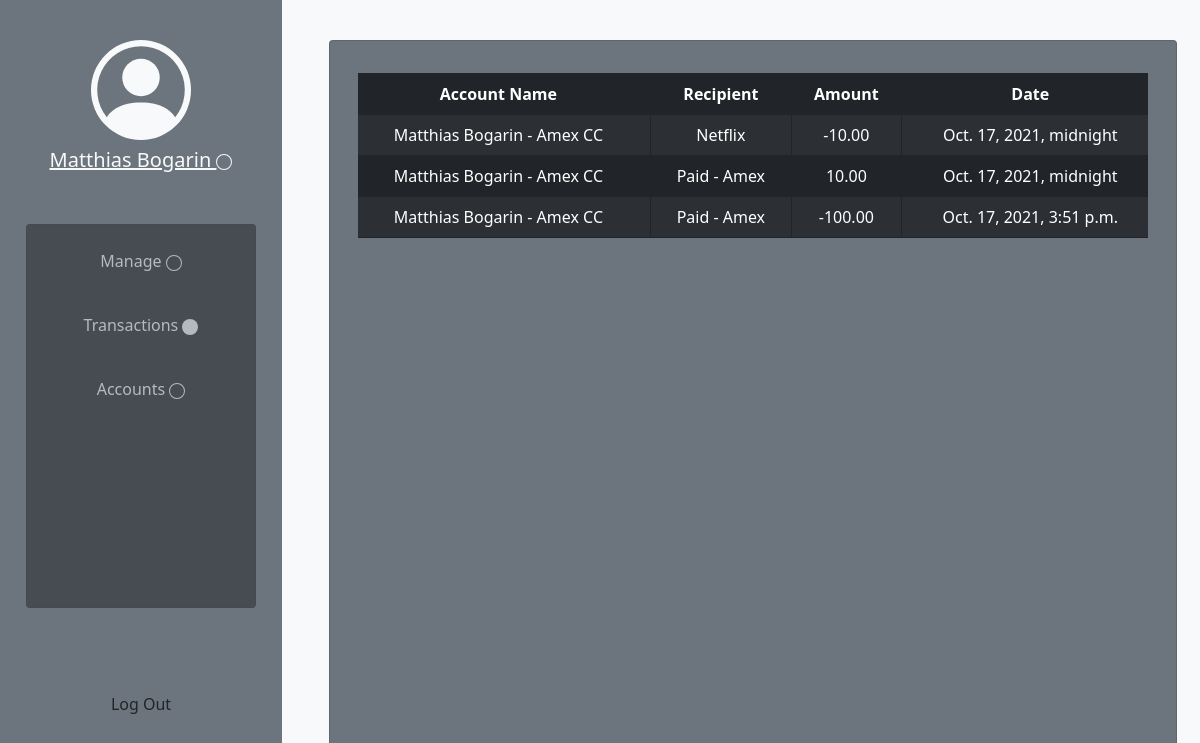
The page /transactions/ (signed in) on the database as committed earlier.
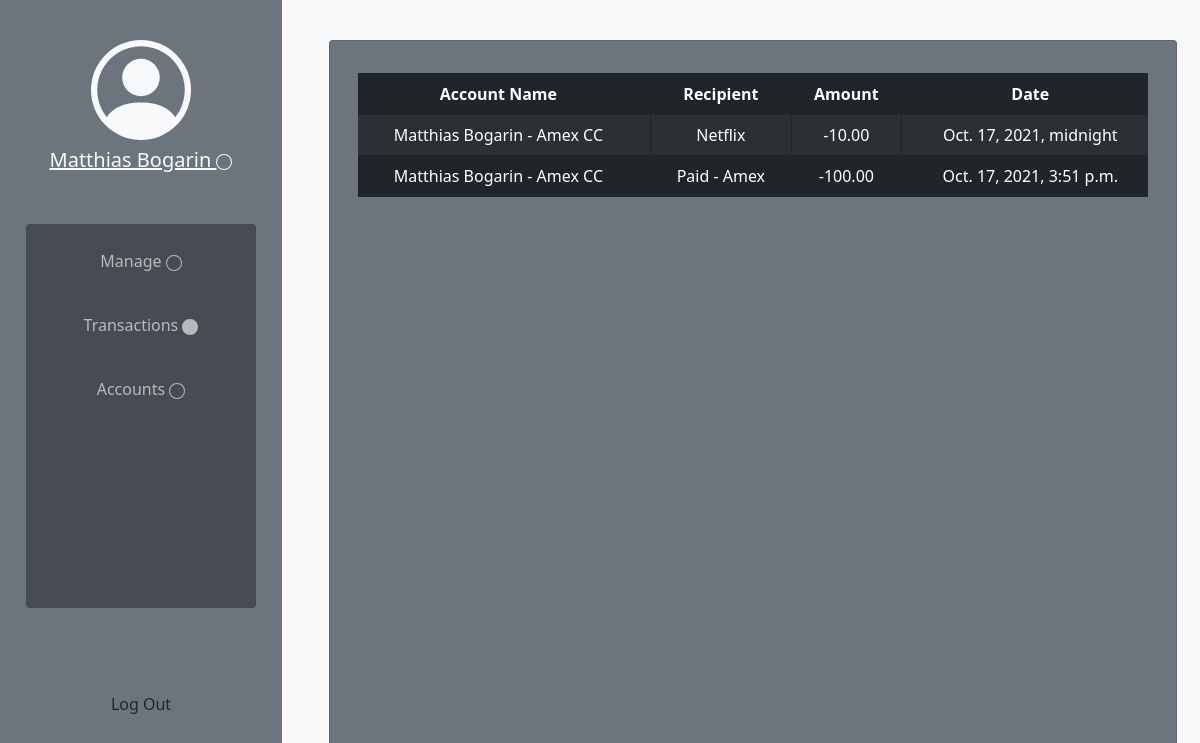
The same page on the database as committed later.
### finfreedom_frontend/models.py (models this page shows)
class Accounts(models.Model):
    account_id = models.AutoField(primary_key=True)
    type_of_account = models.CharField(max_length=20)
    card_number = models.CharField(max_length=20, null=True,blank=True)
    expiration_date = models.DateField(null=True, blank=True)
    security_code = models.IntegerField(null=True, blank=True)
    name_on_card = models.CharField(max_length=50)
    company_name = models.CharField(max_length=100, null=True,blank=True)
    amount_on_card = models.DecimalField(max_digits=100, decimal_places=2,null=True)
    credit_on_card = models.PositiveIntegerField(null=True, blank=True)
    payment_date = models.CharField(max_length=100, null=True, blank=True)
    account_name = models.CharField(max_length=100, null=True)

class Transactions(models.Model):
    transaction_id = models.AutoField(primary_key=True)
    account_id = models.ForeignKey(Accounts, on_delete=CASCADE)
    amount = models.DecimalField(max_digits=100, decimal_places=2,null=True)
    date_occured = models.DateTimeField()
    name_of_recipient = models.CharField(max_length=100)

### finfreedom_frontend/views.py (the view)
# urls.py: path('transactions/', views.transactions.as_view(), name='transactions'),
class transactions(TemplateView):
    template_name = 'pages/transactions.html'
    def get(self, request):
        print("reaced the transactions function")
        currentMonth = datetime.now().month
        currentYear = datetime.now().year
        profile_object = Profiles.objects.filter(profile_id = request.session['profile_id']).values('profile_id', 'first_name', 'last_name')[0]
        headers = {'headers':['Account Name', 'Recipient', 'Amount', "Date"]}
        rows = []
        accounts_from_profile = ProfileAccountMapping.objects.all()
        print(accounts_from_profile)
        data = []
        if len(accounts_from_profile) > 0:
            for acct in accounts_from_profile:
                print(acct.profile_id.profile_id)
                if acct.profile_id.profile_id == profile_object['profile_id']:
                    data.append(acct.account_id.account_id)
        print(data)
        transactions_obj_list = Transactions.objects.filter(account_id__account_id__in=data).values()
        print("transactions: ", transactions_obj_list)
        account_obj_list = Accounts.objects.filter(account_id__in=data).values()
        if len(transactions_obj_list) > 0:
            for d in transactions_obj_list:
                print(d)
                print(d['account_id_id'])
                account_obj = Accounts.objects.filter(account_id=d['account_id_id'])[0]
                print(account_obj)
                data = {
                    'transaction_id': d['transaction_id'],
                    'account_name': account_obj.account_name,
                    'recipient': d['name_of_recipient'],
                    'amount': d['amount'],
                    'date_occured': d['date_occured'],
                }
                rows.append(data)
        context = {
            "headers": headers['headers'],
            "rows": rows,
            "page": "Transaction",
            'profile_name': profile_object['first_name'] + " " + profile_object['last_name'] ,
            'profile_id' : profile_object['profile_id']
        }
        print(context)
        return render(request,self.template_name, context)

### templates/pages/transactions.html
{% extends 'sidebar.html' %}
{% load static %}
{% block page_elements %}
<div class="row bg-light text-center" style="height: 100%; display: flex; justify-content: center; align-items: center;">
    <div class="card bg-secondary" style="width: 90%; height: 90%;">
        <div class="card-body">
            {% include 'tables/transactions_table.html' %}
        </div>
    </div>
</div>
{% endblock %}

### templates/sidebar.html (shortened to what this page needs)
{% extends 'wrapper.html' %}
{% load static %}
{% block content %}
            <div class="row" style="height: 100%">
                <div class="col-3 rounded bg-secondary text-light" style="height: 100%; margin:0; padding: 0; display: flex; flex-direction: column; justify-content: start">
                    <div class="row w-100 h-25 text-center mt-3" style="margin: 0; display: flex; flex-direction: column; justify-content: center; align-items: center;">
                        <div class="col-6 w-100 h-75">
                            <a href="/profile" class="text-light">
                                <div class="row mb-2">
                                </div>
                                <div class="row" style="display: flex;">
                                    <div class="col-12">
                                        <h5 id="profile_name">
                                            {% if profile_name %} {{profile_name}} {% endif %}
                                            <svg xmlns="http://www.w3.org/2000/svg" width="16" height="16" fill="currentColor" id="profile_inactive"  class="bi bi-circle" viewBox="0 0 16 16">
                                                <path d="M8 15A7 7 0 1 1 8 1a7 7 0 0 1 0 14zm0 1A8 8 0 1 0 8 0a8 8 0 0 0 0 16z"/>
                                            </svg>
                                        </h5>
                                    </div>
                                </div>
                            </a>
                        </div>
                    </div>
                    <div class="row w-100 h-50 mt-3" style="margin: 0; display: flex; flex-direction: row; justify-content: center;">
                        <div class="card w-75 h-100 bg-dark opacity-50">
                            <div class="card-body text-center rounded">
                                <ul class="nav nav-pills nav-fill" style="display: flex; flex-direction: column; justify-content: space-around;">
                                    <li class="nav-item mb-4">
                                        <a class="nav-link text-white" href="/manage">
                                            Manage
                                            <svg xmlns="http://www.w3.org/2000/svg" width="16" height="16" fill="currentColor" id="manage_inactive"  class="bi bi-circle" viewBox="0 0 16 16">
                                                <path d="M8 15A7 7 0 1 1 8 1a7 7 0 0 1 0 14zm0 1A8 8 0 1 0 8 0a8 8 0 0 0 0 16z"/>
                                            </svg>
                                        </a>
                                    </li>
                                    <li class="nav-item mb-4">
                                        <a class="nav-link text-white" href="/transactions">
                                            Transactions
                                            <svg xmlns="http://www.w3.org/2000/svg" width="16" height="16" fill="currentColor"  id="transaction_active" class="bi bi-circle-fill" viewBox="0 0 16 16">
                                                <circle cx="8" cy="8" r="8"/>
                                            </svg>
                                        </a>
                                    </li>
                                    <li class="nav-item mb-4">
                                        <a class="nav-link text-white" href="/accounts">
                                            Accounts
                                            <svg xmlns="http://www.w3.org/2000/svg" width="16" height="16" fill="currentColor" id="account_inactive"  class="bi bi-circle" viewBox="0 0 16 16">
                                                <path d="M8 15A7 7 0 1 1 8 1a7 7 0 0 1 0 14zm0 1A8 8 0 1 0 8 0a8 8 0 0 0 0 16z"/>
                                            </svg>
                                        </a>
                                    </li>
                                </ul>
                            </div>
                        </div>
                    </div>
                    <div class="row w-100 h-25 text-center" style="margin: 0; display: flex; flex-direction: column; justify-content: center;">
                        <a class="nav-link text-dark" href="/logout">Log Out</a>
                    </div>
                </div>
                <div class="col-9" style = "height: 100%; margin: 0; padding: 0;">
                    {% block page_elements %}
                    {% endblock %}
                </div>
            </div>
{% endblock %}

### templates/wrapper.html (shortened to what this page needs)
<!DOCTYPE html>
{% load static %}
<html lang="en">
    <head>
        <link href="https://cdn.jsdelivr.net/npm/bootstrap@5.1.3/dist/css/bootstrap.min.css" rel="stylesheet">
        <link rel="stylesheet" href="{% static 'css/styles.css' %}">
    </head>
    <body>
        <div class="wrapper" style="height: 100vh;">
            {% block content %}
            {% endblock %}
            </div>
    </body>
</html>

### templates/tables/transactions_table.html (shortened to what this page needs)
{% load static %}
<div class=""style="overflow-y:auto; max-height: 85%;">
    <div class="row table-responsive">
        <table id="transactions_table" class="table table-dark table-striped table-bordered align-middle">
            <thead class="bg-white border border-dark">
                <tr>
                    {% for k in headers %}
                    <th scope="col">{{k}}</th>
                    {% endfor %}
                </tr>
            </thead>
            <tbody class="bg-info text-center border border-dark" >
                {% for item in rows %}
                    <tr>
                        <td>{{item.account_name}}</td>
                        <td>{{item.recipient}}</td>
                        <td>{{item.amount}}</td>
                        <td>{{item.date_occured}}</td>
                    </tr>
                {% endfor %}
            </tbody>
        </table>
    </div>
</div>

Rows that differ between the two databases and show on the page:
removed Transactions: recipient "Paid - Amex", amount "10.00", date_occured "Oct. 17, 2021, midnight"
Other text that changed with them:
list line gone: "Matthias Bogarin - Amex CC"
